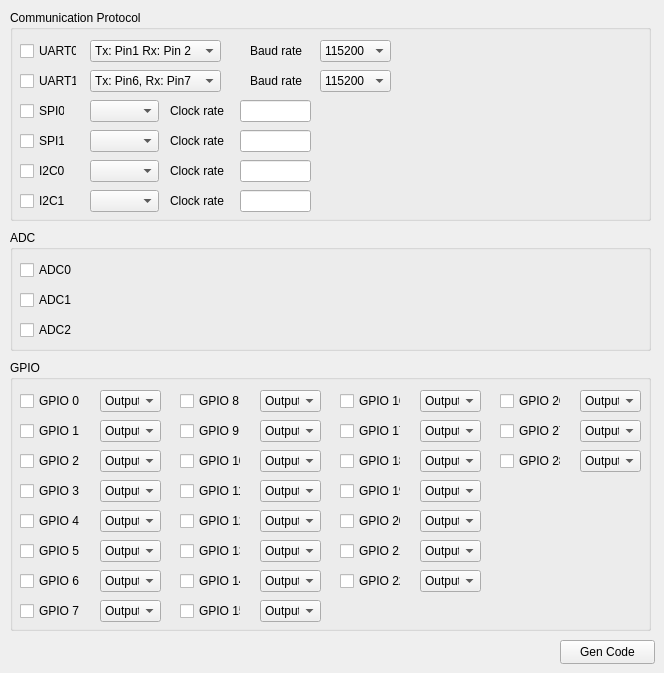
    <widget class="QWidget" name="tab_2">
     <attribute name="title">
      <string>Function</string>
     </attribute>
     <widget class="QGroupBox" name="groupBox">
      <property name="geometry">
       <rect>
        <x>10</x>
        <y>10</y>
        <width>641</width>
        <height>211</height>
       </rect>
      </property>
      <property name="title">
       <string>Communication Protocol</string>
      </property>
      <widget class="QComboBox" name="comboBox_3">
       <property name="geometry">
        <rect>
         <x>80</x>
         <y>90</y>
         <width>69</width>
         <height>22</height>
        </rect>
       </property>
      </widget>
      <widget class="QCheckBox" name="checkBox">
       <property name="geometry">
        <rect>
         <x>10</x>
         <y>30</y>
         <width>57</width>
         <height>22</height>
        </rect>
       </property>
       <property name="text">
        <string>UART0</string>
       </property>
      </widget>
      <widget class="QComboBox" name="comboBox">
       <property name="geometry">
        <rect>
         <x>80</x>
         <y>30</y>
         <width>131</width>
         <height>22</height>
        </rect>
       </property>
       <item>
        <property name="text">
         <string>Tx: Pin1 Rx: Pin 2</string>
        </property>
       </item>
       <item>
        <property name="text">
         <string>Tx: Pin16 Rx: Pin17</string>
        </property>
       </item>
       <item>
        <property name="text">
         <string>Tx: Pin21 Rx: Pin22</string>
        </property>
       </item>
      </widget>
      <widget class="QCheckBox" name="checkBox_2">
       <property name="geometry">
        <rect>
         <x>10</x>
         <y>60</y>
         <width>57</width>
         <height>22</height>
        </rect>
       </property>
       <property name="text">
        <string>UART1</string>
       </property>
      </widget>
      <widget class="QComboBox" name="comboBox_6">
       <property name="geometry">
        <rect>
         <x>80</x>
         <y>180</y>
         <width>69</width>
         <height>22</height>
        </rect>
       </property>
      </widget>
      <widget class="QCheckBox" name="checkBox_5">
       <property name="geometry">
        <rect>
         <x>10</x>
         <y>150</y>
         <width>46</width>
         <height>22</height>
        </rect>
       </property>
       <property name="text">
        <string>I2C0</string>
       </property>
      </widget>
      <widget class="QCheckBox" name="checkBox_4">
       <property name="geometry">
        <rect>
         <x>10</x>
         <y>120</y>
         <width>45</width>
         <height>22</height>
        </rect>
       </property>
       <property name="text">
        <string>SPI1</string>
       </property>
      </widget>
      <widget class="QComboBox" name="comboBox_2">
       <property name="geometry">
        <rect>
         <x>80</x>
         <y>60</y>
         <width>131</width>
         <height>22</height>
        </rect>
       </property>
       <item>
        <property name="text">
         <string>Tx: Pin6, Rx: Pin7</string>
        </property>
       </item>
       <item>
        <property name="text">
         <string>Tx: Pin11, Rx: Pin12</string>
        </property>
       </item>
      </widget>
      <widget class="QComboBox" name="comboBox_5">
       <property name="geometry">
        <rect>
         <x>80</x>
         <y>150</y>
         <width>69</width>
         <height>22</height>
        </rect>
       </property>
      </widget>
      <widget class="QComboBox" name="comboBox_4">
       <property name="geometry">
        <rect>
         <x>80</x>
         <y>120</y>
         <width>69</width>
         <height>22</height>
        </rect>
       </property>
      </widget>
      <widget class="QCheckBox" name="checkBox_6">
       <property name="geometry">
        <rect>
         <x>10</x>
         <y>180</y>
         <width>46</width>
         <height>22</height>
        </rect>
       </property>
       <property name="text">
        <string>I2C1</string>
       </property>
      </widget>
      <widget class="QCheckBox" name="checkBox_3">
       <property name="geometry">
        <rect>
         <x>10</x>
         <y>90</y>
         <width>45</width>
         <height>22</height>
        </rect>
       </property>
       <property name="text">
        <string>SPI0</string>
       </property>
      </widget>
      <widget class="QLabel" name="label_41">
       <property name="geometry">
        <rect>
         <x>240</x>
         <y>30</y>
         <width>61</width>
         <height>22</height>
        </rect>
       </property>
       <property name="text">
        <string>Baud rate</string>
       </property>
      </widget>
      <widget class="QLabel" name="label_42">
       <property name="geometry">
        <rect>
         <x>240</x>
         <y>60</y>
         <width>61</width>
         <height>22</height>
        </rect>
       </property>
       <property name="text">
        <string>Baud rate</string>
       </property>
      </widget>
      <widget class="QLabel" name="label_43">
       <property name="geometry">
        <rect>
         <x>160</x>
         <y>90</y>
         <width>61</width>
         <height>22</height>
        </rect>
       </property>
       <property name="text">
        <string>Clock rate</string>
       </property>
      </widget>
      <widget class="QLabel" name="label_44">
       <property name="geometry">
        <rect>
         <x>160</x>
         <y>120</y>
         <width>61</width>
         <height>22</height>
        </rect>
       </property>
       <property name="text">
        <string>Clock rate</string>
       </property>
      </widget>
      <widget class="QLabel" name="label_45">
       <property name="geometry">
        <rect>
         <x>160</x>
         <y>150</y>
         <width>61</width>
         <height>22</height>
        </rect>
       </property>
       <property name="text">
        <string>Clock rate</string>
       </property>
      </widget>
      <widget class="QLabel" name="label_46">
       <property name="geometry">
        <rect>
         <x>160</x>
         <y>180</y>
         <width>61</width>
         <height>22</height>
        </rect>
       </property>
       <property name="text">
        <string>Clock rate</string>
       </property>
      </widget>
      <widget class="QComboBox" name="comboBox_10">
       <property name="geometry">
        <rect>
         <x>310</x>
         <y>30</y>
         <width>71</width>
         <height>22</height>
        </rect>
       </property>
       <item>
        <property name="text">
         <string>115200</string>
        </property>
       </item>
       <item>
        <property name="text">
         <string>57600</string>
        </property>
       </item>
       <item>
        <property name="text">
         <string>9600</string>
        </property>
       </item>
      </widget>
      <widget class="QComboBox" name="comboBox_11">
       <property name="geometry">
        <rect>
         <x>310</x>
         <y>60</y>
         <width>71</width>
         <height>22</height>
        </rect>
       </property>
       <item>
        <property name="text">
         <string>115200</string>
        </property>
       </item>
       <item>
        <property name="text">
         <string>57600</string>
        </property>
       </item>
       <item>
        <property name="text">
         <string>9600</string>
        </property>
       </item>
      </widget>
      <widget class="QLineEdit" name="lineEdit">
       <property name="geometry">
        <rect>
         <x>230</x>
         <y>90</y>
         <width>71</width>
         <height>22</height>
        </rect>
       </property>
      </widget>
      <widget class="QLineEdit" name="lineEdit_2">
       <property name="geometry">
        <rect>
         <x>230</x>
         <y>120</y>
         <width>71</width>
         <height>22</height>
        </rect>
       </property>
      </widget>
      <widget class="QLineEdit" name="lineEdit_3">
       <property name="geometry">
        <rect>
         <x>230</x>
         <y>150</y>
         <width>71</width>
         <height>22</height>
        </rect>
       </property>
      </widget>
      <widget class="QLineEdit" name="lineEdit_4">
       <property name="geometry">
        <rect>
         <x>230</x>
         <y>180</y>
         <width>71</width>
         <height>22</height>
        </rect>
       </property>
      </widget>
     </widget>
     <widget class="QGroupBox" name="groupBox_2">
      <property name="geometry">
       <rect>
        <x>10</x>
        <y>230</y>
        <width>641</width>
        <height>121</height>
       </rect>
      </property>
      <property name="title">
       <string>ADC</string>
      </property>
      <widget class="QCheckBox" name="checkBox_9">
       <property name="geometry">
        <rect>
         <x>10</x>
         <y>90</y>
         <width>53</width>
         <height>20</height>
        </rect>
       </property>
       <property name="text">
        <string>ADC2</string>
       </property>
      </widget>
      <widget class="QCheckBox" name="checkBox_8">
       <property name="geometry">
        <rect>
         <x>10</x>
         <y>60</y>
         <width>53</width>
         <height>20</height>
        </rect>
       </property>
       <property name="text">
        <string>ADC1</string>
       </property>
      </widget>
      <widget class="QCheckBox" name="checkBox_7">
       <property name="geometry">
        <rect>
         <x>10</x>
         <y>30</y>
         <width>53</width>
         <height>20</height>
        </rect>
       </property>
       <property name="text">
        <string>ADC0</string>
       </property>
      </widget>
     </widget>
     <widget class="QGroupBox" name="groupBox_3">
      <property name="geometry">
       <rect>
        <x>10</x>
        <y>360</y>
        <width>641</width>
        <height>271</height>
       </rect>
      </property>
      <property name="title">
       <string>GPIO</string>
      </property>
      <widget class="QCheckBox" name="checkBox_10">
       <property name="geometry">
        <rect>
         <x>10</x>
         <y>30</y>
         <width>61</width>
         <height>22</height>
        </rect>
       </property>
       <property name="text">
        <string>GPIO 0</string>
       </property>
      </widget>
      <widget class="QCheckBox" name="checkBox_11">
       <property name="geometry">
        <rect>
         <x>10</x>
         <y>60</y>
         <width>61</width>
         <height>22</height>
        </rect>
       </property>
       <property name="text">
        <string>GPIO 1</string>
       </property>
      </widget>
      <widget class="QCheckBox" name="checkBox_12">
       <property name="geometry">
        <rect>
         <x>10</x>
         <y>90</y>
         <width>61</width>
         <height>22</height>
        </rect>
       </property>
       <property name="text">
        <string>GPIO 2</string>
       </property>
      </widget>
      <widget class="QCheckBox" name="checkBox_13">
       <property name="geometry">
        <rect>
         <x>10</x>
         <y>120</y>
         <width>61</width>
         <height>22</height>
        </rect>
       </property>
       <property name="text">
        <string>GPIO 3</string>
       </property>
      </widget>
      <widget class="QCheckBox" name="checkBox_14">
       <property name="geometry">
        <rect>
         <x>10</x>
         <y>150</y>
         <width>61</width>
         <height>22</height>
        </rect>
       </property>
       <property name="text">
        <string>GPIO 4</string>
       </property>
      </widget>
      <widget class="QCheckBox" name="checkBox_15">
       <property name="geometry">
        <rect>
         <x>10</x>
         <y>180</y>
         <width>61</width>
         <height>22</height>
        </rect>
       </property>
       <property name="text">
        <string>GPIO 5</string>
       </property>
      </widget>
      <widget class="QCheckBox" name="checkBox_16">
       <property name="geometry">
        <rect>
         <x>10</x>
         <y>210</y>
         <width>61</width>
         <height>22</height>
        </rect>
       </property>
       <property name="text">
        <string>GPIO 6</string>
       </property>
      </widget>
      <widget class="QCheckBox" name="checkBox_17">
       <property name="geometry">
        <rect>
         <x>10</x>
         <y>240</y>
         <width>61</width>
         <height>22</height>
        </rect>
       </property>
       <property name="text">
        <string>GPIO 7</string>
       </property>
      </widget>
      <widget class="QComboBox" name="comboBox_7">
       <property name="geometry">
        <rect>
         <x>90</x>
         <y>30</y>
         <width>61</width>
         <height>22</height>
        </rect>
       </property>
       <item>
        <property name="text">
         <string>Output</string>
        </property>
       </item>
       <item>
        <property name="text">
         <string>Input</string>
        </property>
       </item>
      </widget>
      <widget class="QComboBox" name="comboBox_8">
       <property name="geometry">
        <rect>
         <x>90</x>
         <y>60</y>
         <width>61</width>
         <height>22</height>
        </rect>
       </property>
       <item>
        <property name="text">
         <string>Output</string>
        </property>
       </item>
       <item>
        <property name="text">
         <string>Input</string>
        </property>
       </item>
      </widget>
      <widget class="QComboBox" name="comboBox_9">
       <property name="geometry">
        <rect>
         <x>90</x>
         <y>90</y>
         <width>61</width>
         <height>22</height>
        </rect>
       </property>
       <item>
        <property name="text">
         <string>Output</string>
        </property>
       </item>
       <item>
        <property name="text">
         <string>Input</string>
        </property>
       </item>
      </widget>
      <widget class="QComboBox" name="comboBox_12">
       <property name="geometry">
        <rect>
         <x>90</x>
         <y>120</y>
         <width>61</width>
         <height>22</height>
        </rect>
       </property>
       <item>
        <property name="text">
         <string>Output</string>
        </property>
       </item>
       <item>
        <property name="text">
         <string>Input</string>
        </property>
       </item>
      </widget>
      <widget class="QComboBox" name="comboBox_13">
       <property name="geometry">
        <rect>
         <x>90</x>
         <y>150</y>
         <width>61</width>
         <height>22</height>
        </rect>
       </property>
       <item>
        <property name="text">
         <string>Output</string>
        </property>
       </item>
       <item>
        <property name="text">
         <string>Input</string>
        </property>
       </item>
      </widget>
      <widget class="QComboBox" name="comboBox_14">
       <property name="geometry">
        <rect>
         <x>90</x>
         <y>180</y>
         <width>61</width>
         <height>22</height>
        </rect>
       </property>
       <item>
        <property name="text">
         <string>Output</string>
        </property>
       </item>
       <item>
        <property name="text">
         <string>Input</string>
        </property>
       </item>
      </widget>
      <widget class="QComboBox" name="comboBox_15">
       <property name="geometry">
        <rect>
         <x>90</x>
         <y>210</y>
         <width>61</width>
         <height>22</height>
        </rect>
       </property>
       <item>
        <property name="text">
         <string>Output</string>
        </property>
       </item>
       <item>
        <property name="text">
         <string>Input</string>
        </property>
       </item>
      </widget>
      <widget class="QComboBox" name="comboBox_16">
       <property name="geometry">
        <rect>
         <x>90</x>
         <y>240</y>
         <width>61</width>
         <height>22</height>
        </rect>
       </property>
       <item>
        <property name="text">
         <string>Output</string>
        </property>
       </item>
       <item>
        <property name="text">
         <string>Input</string>
        </property>
       </item>
      </widget>
      <widget class="QCheckBox" name="checkBox_18">
       <property name="geometry">
        <rect>
         <x>170</x>
         <y>30</y>
         <width>61</width>
         <height>22</height>
        </rect>
       </property>
       <property name="text">
        <string>GPIO 8</string>
       </property>
      </widget>
      <widget class="QCheckBox" name="checkBox_19">
       <property name="geometry">
        <rect>
         <x>170</x>
         <y>60</y>
         <width>61</width>
         <height>22</height>
        </rect>
       </property>
       <property name="text">
        <string>GPIO 9</string>
       </property>
      </widget>
      <widget class="QCheckBox" name="checkBox_20">
       <property name="geometry">
        <rect>
         <x>170</x>
         <y>90</y>
         <width>61</width>
         <height>22</height>
        </rect>
       </property>
       <property name="text">
        <string>GPIO 10</string>
       </property>
      </widget>
      <widget class="QCheckBox" name="checkBox_21">
       <property name="geometry">
        <rect>
         <x>170</x>
         <y>120</y>
         <width>61</width>
         <height>22</height>
        </rect>
       </property>
       <property name="text">
        <string>GPIO 11</string>
       </property>
      </widget>
      <widget class="QCheckBox" name="checkBox_22">
       <property name="geometry">
        <rect>
         <x>170</x>
         <y>180</y>
         <width>61</width>
         <height>22</height>
        </rect>
       </property>
       <property name="text">
        <string>GPIO 13</string>
       </property>
      </widget>
      <widget class="QCheckBox" name="checkBox_23">
       <property name="geometry">
        <rect>
         <x>170</x>
         <y>150</y>
         <width>61</width>
         <height>22</height>
        </rect>
       </property>
       <property name="text">
        <string>GPIO 12</string>
       </property>
      </widget>
      <widget class="QCheckBox" name="checkBox_24">
       <property name="geometry">
        <rect>
         <x>170</x>
         <y>240</y>
         <width>61</width>
         <height>22</height>
        </rect>
       </property>
       <property name="text">
        <string>GPIO 15</string>
       </property>
      </widget>
      <widget class="QCheckBox" name="checkBox_25">
       <property name="geometry">
        <rect>
         <x>170</x>
         <y>210</y>
         <width>61</width>
         <height>22</height>
        </rect>
       </property>
       <property name="text">
        <string>GPIO 14</string>
       </property>
      </widget>
      <widget class="QComboBox" name="comboBox_17">
       <property name="geometry">
        <rect>
         <x>250</x>
         <y>120</y>
         <width>61</width>
         <height>22</height>
        </rect>
       </property>
       <item>
        <property name="text">
         <string>Output</string>
        </property>
       </item>
       <item>
        <property name="text">
         <string>Input</string>
        </property>
       </item>
      </widget>
      <widget class="QComboBox" name="comboBox_18">
       <property name="geometry">
        <rect>
         <x>250</x>
         <y>90</y>
         <width>61</width>
         <height>22</height>
        </rect>
       </property>
       <item>
        <property name="text">
         <string>Output</string>
        </property>
       </item>
       <item>
        <property name="text">
         <string>Input</string>
        </property>
       </item>
      </widget>
      <widget class="QComboBox" name="comboBox_19">
       <property name="geometry">
        <rect>
         <x>250</x>
         <y>210</y>
         <width>61</width>
         <height>22</height>
        </rect>
       </property>
       <item>
        <property name="text">
         <string>Output</string>
        </property>
       </item>
       <item>
        <property name="text">
         <string>Input</string>
        </property>
       </item>
      </widget>
      <widget class="QComboBox" name="comboBox_20">
       <property name="geometry">
        <rect>
         <x>250</x>
         <y>240</y>
         <width>61</width>
         <height>22</height>
        </rect>
       </property>
       <item>
        <property name="text">
         <string>Output</string>
        </property>
       </item>
       <item>
        <property name="text">
         <string>Input</string>
        </property>
       </item>
      </widget>
      <widget class="QComboBox" name="comboBox_21">
       <property name="geometry">
        <rect>
         <x>250</x>
         <y>150</y>
         <width>61</width>
         <height>22</height>
        </rect>
       </property>
       <item>
        <property name="text">
         <string>Output</string>
        </property>
       </item>
       <item>
        <property name="text">
         <string>Input</string>
        </property>
       </item>
      </widget>
      <widget class="QComboBox" name="comboBox_22">
       <property name="geometry">
        <rect>
         <x>250</x>
         <y>180</y>
         <width>61</width>
         <height>22</height>
        </rect>
       </property>
       <item>
        <property name="text">
         <string>Output</string>
        </property>
       </item>
       <item>
        <property name="text">
         <string>Input</string>
        </property>
       </item>
      </widget>
      <widget class="QComboBox" name="comboBox_23">
       <property name="geometry">
        <rect>
         <x>250</x>
         <y>60</y>
         <width>61</width>
         <height>22</height>
        </rect>
       </property>
       <item>
        <property name="text">
         <string>Output</string>
        </property>
       </item>
       <item>
        <property name="text">
         <string>Input</string>
        </property>
       </item>
      </widget>
      <widget class="QComboBox" name="comboBox_24">
       <property name="geometry">
        <rect>
         <x>250</x>
         <y>30</y>
         <width>61</width>
         <height>22</height>
        </rect>
       </property>
       <item>
        <property name="text">
         <string>Output</string>
        </property>
       </item>
       <item>
        <property name="text">
         <string>Input</string>
        </property>
       </item>
      </widget>
      <widget class="QComboBox" name="comboBox_25">
       <property name="geometry">
        <rect>
         <x>570</x>
         <y>30</y>
         <width>61</width>
         <height>22</height>
        </rect>
       </property>
       <item>
        <property name="text">
         <string>Output</string>
        </property>
       </item>
       <item>
        <property name="text">
         <string>Input</string>
        </property>
       </item>
      </widget>
      <widget class="QCheckBox" name="checkBox_26">
       <property name="geometry">
        <rect>
         <x>330</x>
         <y>60</y>
         <width>61</width>
         <height>22</height>
        </rect>
       </property>
       <property name="text">
        <string>GPIO 17</string>
       </property>
      </widget>
      <widget class="QComboBox" name="comboBox_26">
       <property name="geometry">
        <rect>
         <x>410</x>
         <y>120</y>
         <width>61</width>
         <height>22</height>
        </rect>
       </property>
       <item>
        <property name="text">
         <string>Output</string>
        </property>
       </item>
       <item>
        <property name="text">
         <string>Input</string>
        </property>
       </item>
      </widget>
      <widget class="QComboBox" name="comboBox_27">
       <property name="geometry">
        <rect>
         <x>410</x>
         <y>90</y>
         <width>61</width>
         <height>22</height>
        </rect>
       </property>
       <item>
        <property name="text">
         <string>Output</string>
        </property>
       </item>
       <item>
        <property name="text">
         <string>Input</string>
        </property>
       </item>
      </widget>
      <widget class="QComboBox" name="comboBox_28">
       <property name="geometry">
        <rect>
         <x>410</x>
         <y>210</y>
         <width>61</width>
         <height>22</height>
        </rect>
       </property>
       <item>
        <property name="text">
         <string>Output</string>
        </property>
       </item>
       <item>
        <property name="text">
         <string>Input</string>
        </property>
       </item>
      </widget>
      <widget class="QComboBox" name="comboBox_29">
       <property name="geometry">
        <rect>
         <x>410</x>
         <y>180</y>
         <width>61</width>
         <height>22</height>
        </rect>
       </property>
       <item>
        <property name="text">
         <string>Output</string>
        </property>
       </item>
       <item>
        <property name="text">
         <string>Input</string>
        </property>
       </item>
      </widget>
      <widget class="QCheckBox" name="checkBox_27">
       <property name="geometry">
        <rect>
         <x>330</x>
         <y>210</y>
         <width>61</width>
         <height>22</height>
        </rect>
       </property>
       <property name="text">
        <string>GPIO 22</string>
       </property>
      </widget>
      <widget class="QCheckBox" name="checkBox_28">
       <property name="geometry">
        <rect>
         <x>490</x>
         <y>30</y>
         <width>61</width>
         <height>22</height>
        </rect>
       </property>
       <property name="text">
        <string>GPIO 26</string>
       </property>
      </widget>
      <widget class="QComboBox" name="comboBox_30">
       <property name="geometry">
        <rect>
         <x>410</x>
         <y>60</y>
         <width>61</width>
         <height>22</height>
        </rect>
       </property>
       <item>
        <property name="text">
         <string>Output</string>
        </property>
       </item>
       <item>
        <property name="text">
         <string>Input</string>
        </property>
       </item>
      </widget>
      <widget class="QCheckBox" name="checkBox_29">
       <property name="geometry">
        <rect>
         <x>330</x>
         <y>150</y>
         <width>61</width>
         <height>22</height>
        </rect>
       </property>
       <property name="text">
        <string>GPIO 20</string>
       </property>
      </widget>
      <widget class="QCheckBox" name="checkBox_30">
       <property name="geometry">
        <rect>
         <x>330</x>
         <y>30</y>
         <width>61</width>
         <height>22</height>
        </rect>
       </property>
       <property name="text">
        <string>GPIO 16</string>
       </property>
      </widget>
      <widget class="QCheckBox" name="checkBox_31">
       <property name="geometry">
        <rect>
         <x>330</x>
         <y>90</y>
         <width>61</width>
         <height>22</height>
        </rect>
       </property>
       <property name="text">
        <string>GPIO 18</string>
       </property>
      </widget>
      <widget class="QCheckBox" name="checkBox_32">
       <property name="geometry">
        <rect>
         <x>330</x>
         <y>120</y>
         <width>61</width>
         <height>22</height>
        </rect>
       </property>
       <property name="text">
        <string>GPIO 19</string>
       </property>
      </widget>
      <widget class="QComboBox" name="comboBox_31">
       <property name="geometry">
        <rect>
         <x>410</x>
         <y>30</y>
         <width>61</width>
         <height>22</height>
        </rect>
       </property>
       <item>
        <property name="text">
         <string>Output</string>
        </property>
       </item>
       <item>
        <property name="text">
         <string>Input</string>
        </property>
       </item>
      </widget>
      <widget class="QComboBox" name="comboBox_32">
       <property name="geometry">
        <rect>
         <x>410</x>
         <y>150</y>
         <width>61</width>
         <height>22</height>
        </rect>
       </property>
       <item>
        <property name="text">
         <string>Output</string>
        </property>
       </item>
       <item>
        <property name="text">
         <string>Input</string>
        </property>
       </item>
      </widget>
      <widget class="QCheckBox" name="checkBox_33">
       <property name="geometry">
        <rect>
         <x>330</x>
         <y>180</y>
         <width>61</width>
         <height>22</height>
        </rect>
       </property>
       <property name="text">
        <string>GPIO 21</string>
       </property>
      </widget>
      <widget class="QComboBox" name="comboBox_33">
       <property name="geometry">
        <rect>
         <x>570</x>
         <y>60</y>
         <width>61</width>
         <height>22</height>
        </rect>
       </property>
       <item>
        <property name="text">
         <string>Output</string>
        </property>
       </item>
       <item>
        <property name="text">
         <string>Input</string>
        </property>
       </item>
      </widget>
      <widget class="QCheckBox" name="checkBox_34">
       <property name="geometry">
        <rect>
         <x>490</x>
         <y>60</y>
         <width>61</width>
         <height>22</height>
        </rect>
       </property>
       <property name="text">
        <string>GPIO 27</string>
       </property>
      </widget>
      <widget class="QComboBox" name="comboBox_35">
       <property name="geometry">
        <rect>
         <x>570</x>
         <y>90</y>
         <width>61</width>
         <height>22</height>
        </rect>
       </property>
       <item>
        <property name="text">
         <string>Output</string>
        </property>
       </item>
       <item>
        <property name="text">
         <string>Input</string>
        </property>
       </item>
      </widget>
      <widget class="QCheckBox" name="checkBox_36">
       <property name="geometry">
        <rect>
         <x>490</x>
         <y>90</y>
         <width>61</width>
         <height>22</height>
        </rect>
       </property>
       <property name="text">
        <string>GPIO 28</string>
       </property>
      </widget>
     </widget>
     <widget class="QPushButton" name="pushButton">
      <property name="geometry">
       <rect>
        <x>560</x>
        <y>640</y>
        <width>95</width>
        <height>24</height>
       </rect>
      </property>
      <property name="text">
       <string>Gen Code</string>
      </property>
     </widget>
    </widget>
